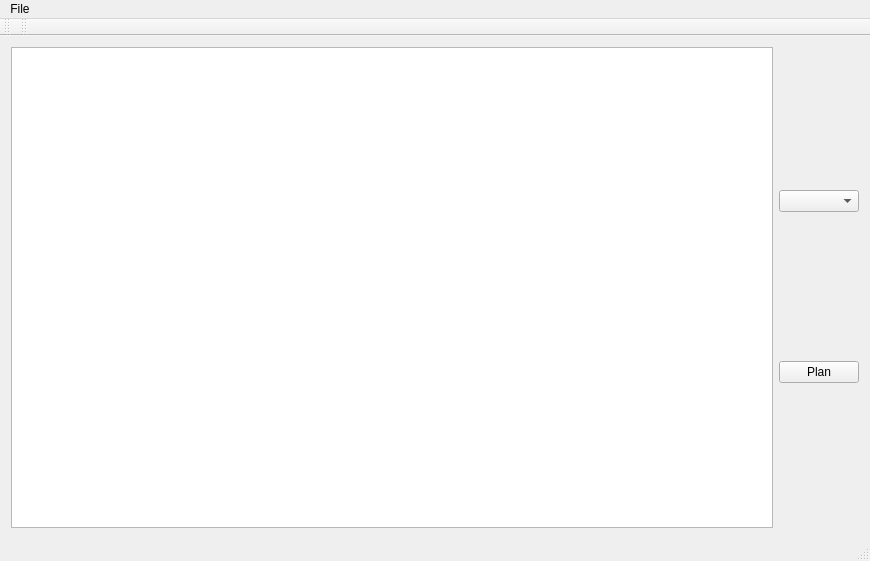
<?xml version="1.0" encoding="UTF-8"?>
<ui version="4.0">
 <class>PathPlanningDemonstrator</class>
 <widget class="QMainWindow" name="PathPlanningDemonstrator">
  <property name="geometry">
   <rect>
    <x>0</x>
    <y>0</y>
    <width>870</width>
    <height>561</height>
   </rect>
  </property>
  <property name="windowTitle">
   <string>PathPlanningDemonstrator</string>
  </property>
  <widget class="QWidget" name="centralWidget">
   <layout class="QHBoxLayout" name="horizontalLayout">
    <item>
     <layout class="QHBoxLayout" name="horizontalLayout_2" stretch="1,0">
      <item>
       <widget class="QGraphicsView" name="graphics_view">
        <property name="dragMode">
         <enum>QGraphicsView::NoDrag</enum>
        </property>
       </widget>
      </item>
      <item>
       <layout class="QVBoxLayout" name="verticalLayout">
        <item>
         <widget class="QComboBox" name="planner_box"/>
        </item>
        <item>
         <widget class="QPushButton" name="plan_utton">
          <property name="text">
           <string>Plan</string>
          </property>
         </widget>
        </item>
       </layout>
      </item>
     </layout>
    </item>
   </layout>
  </widget>
  <widget class="QMenuBar" name="menuBar">
   <property name="geometry">
    <rect>
     <x>0</x>
     <y>0</y>
     <width>870</width>
     <height>25</height>
    </rect>
   </property>
   <widget class="QMenu" name="menuFile">
    <property name="title">
     <string>File</string>
    </property>
    <addaction name="actionLoad"/>
    <addaction name="actionSave"/>
   </widget>
   <addaction name="menuFile"/>
  </widget>
  <widget class="QToolBar" name="mainToolBar">
   <attribute name="toolBarArea">
    <enum>TopToolBarArea</enum>
   </attribute>
   <attribute name="toolBarBreak">
    <bool>false</bool>
   </attribute>
  </widget>
  <widget class="QStatusBar" name="statusBar"/>
  <widget class="QToolBar" name="toolBar">
   <property name="windowTitle">
    <string>toolBar</string>
   </property>
   <attribute name="toolBarArea">
    <enum>TopToolBarArea</enum>
   </attribute>
   <attribute name="toolBarBreak">
    <bool>false</bool>
   </attribute>
  </widget>
  <action name="actionLoad">
   <property name="text">
    <string>Load</string>
   </property>
  </action>
  <action name="actionSave">
   <property name="text">
    <string>Save</string>
   </property>
  </action>
 </widget>
 <layoutdefault spacing="6" margin="11"/>
 <resources/>
 <connections/>
</ui>
